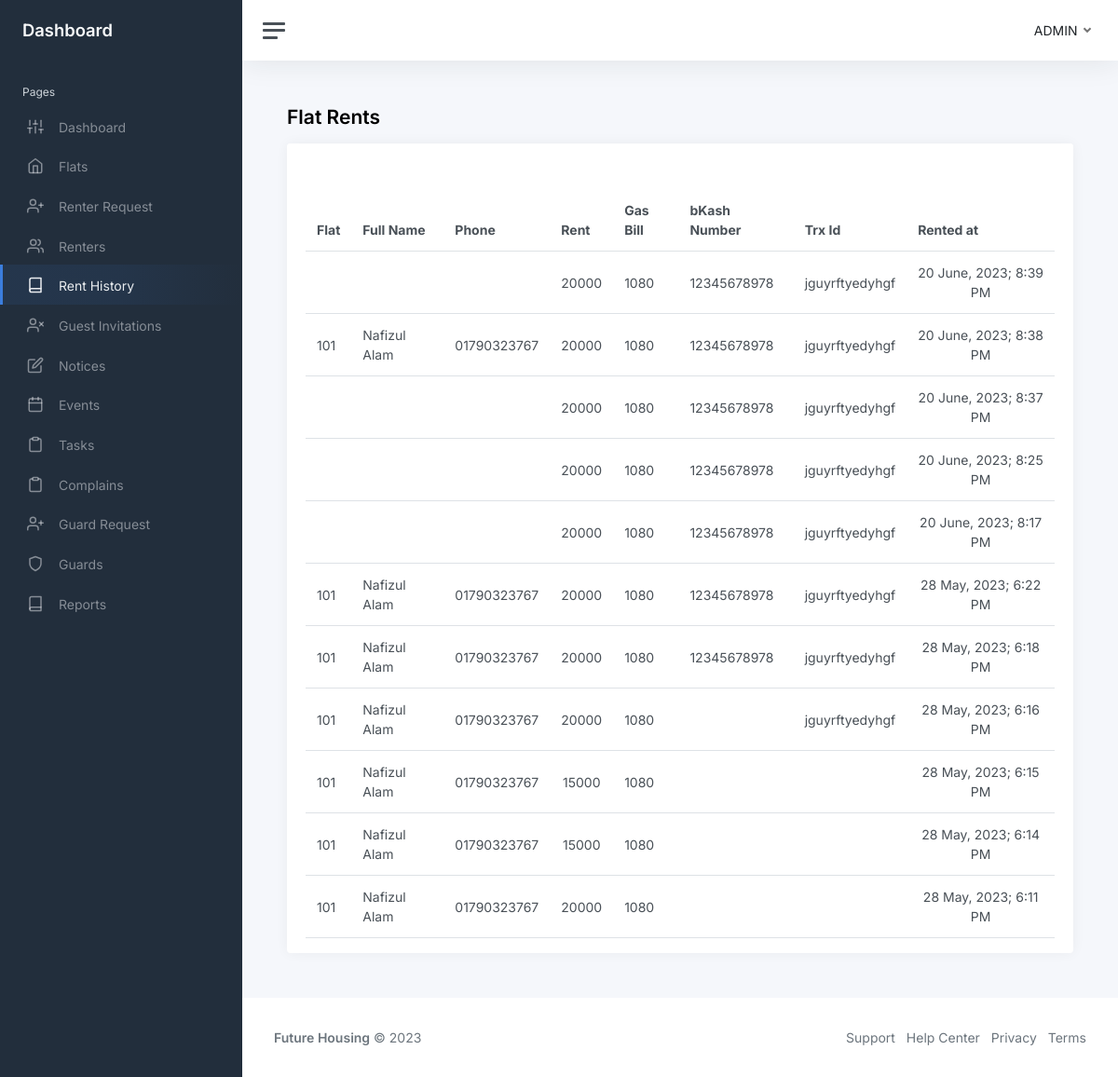
Before: /php/admin/flat-rents.php with the older database file.
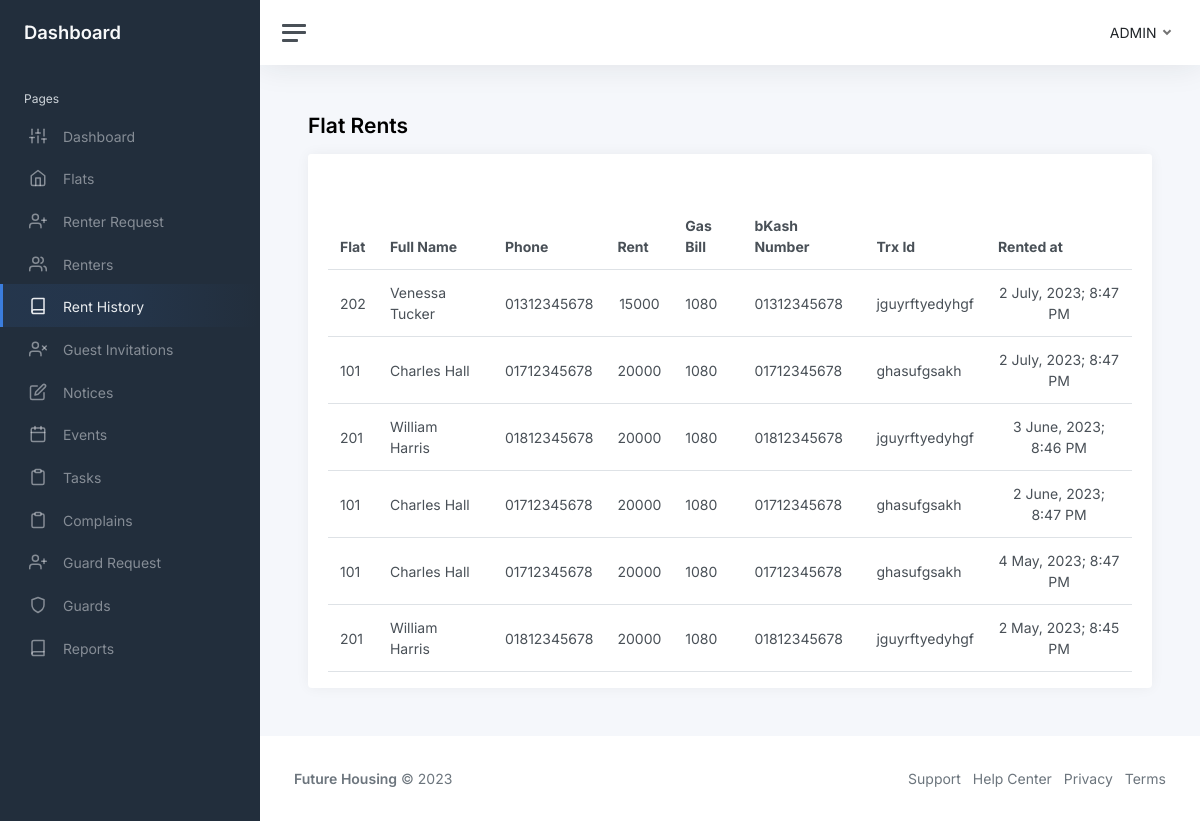
After: the same page with the newer database file.
### tables this page shows
CREATE TABLE `flat_rents` (
  `id` int NOT NULL,
  `flat` varchar(256) DEFAULT NULL,
  `fullname` varchar(256) DEFAULT NULL,
  `phone` varchar(256) DEFAULT NULL,
  `rent` varchar(256) DEFAULT NULL,
  `gas_bill` varchar(256) DEFAULT NULL,
  `bKash_number` varchar(256) DEFAULT NULL,
  `trx_id` varchar(256) DEFAULT NULL,
  `rented_at` datetime NOT NULL DEFAULT CURRENT_TIMESTAMP
);

### php/admin/flat-rents.php (the view, shortened to what this page needs)
<?php
include "../../database.php";
$query = "SELECT * FROM `flat_rents`";
$stmt = $conn->prepare($query);
$result = $stmt->execute();
$flat_rents = array_reverse($stmt->fetchAll());
?>
<!DOCTYPE html>
<html lang="en">
<head>
    <link href="https://cdn.jsdelivr.net/npm/simple-datatables@7.1.2/dist/style.min.css" rel="stylesheet" />
    <link href="../../styles/app.css" rel="stylesheet">
</head>
<body>
    <div class="wrapper">
        <?php include "components/sidebar.php"?>
        <div class="main">
            <?php include "components/navbar.php"?>
            <main class="content">
                <div class="container-fluid p-0">
                    <h1 class="h3 mb-3"><strong>Flat Rents</strong></h1>
                    <div class="row">
                        <div class="col-12 d-flex">
                            <div class="card flex-fill w-100">
                                <div class="card-header">
                                </div>
                                <div class="card-body py-3">
                                    <table id="datatablesSimple" class="table table-hover my-0">
                                        <thead>
                                            <tr>
                                                <th>Flat</th>
                                                <th class="d-none d-md-table-cell">Full Name</th>
                                                <th class="d-none d-md-table-cell">Phone</th>
                                                <th>Rent</th>
                                                <th class="d-none d-md-table-cell">Gas Bill</th>
                                                <th class="d-none d-md-table-cell">bKash Number</th>
                                                <th class="d-none d-md-table-cell">Trx Id</th>
                                                <th>Rented at</th>
                                            </tr>
                                        </thead>
                                        <tbody>
                                            <?php
                                                foreach($flat_rents as $flat_rent):
                                            ?>
                                            <tr>
                                                <td><?= $flat_rent['flat'] ?></td>
                                                <td class="d-none d-md-table-cell"><?= $flat_rent['fullname'] ?></td>
                                                <td class="d-none d-md-table-cell"><?=$flat_rent['phone']?></td>
                                                <td class="text-center"><?=$flat_rent['rent']?></td>
                                                <td class="d-none d-md-table-cell"><?=$flat_rent['gas_bill']?></td>
                                                <td class="d-none d-md-table-cell"><?=$flat_rent['bKash_number']?></td>
                                                <td class="d-none d-md-table-cell"><?=$flat_rent['trx_id']?></td>
                                                <td class="text-center">
                                                    <?=date('j F, Y; g:i A', strtotime($flat_rent['rented_at']))?></td>
                                                <?php
                                                endforeach;
                                            ?>
                                        </tbody>
                                    </table>
                                </div>
                            </div>
                        </div>
                    </div>
                </div>
            </main>
            <footer class="footer">
                <?php include "components/footer.php"?>
            </footer>
        </div>
    </div>
</body>
</html>

Changed rows visible on the page:
removed flat_rents: rent "20000", gas_bill "1080", bKash_number "12345678978", trx "jguyrftyedyhgf", rented_at "20 June, 2023; 8:39 PM"
removed flat_rents: flat "101", fullname "Nafizul Alam", phone "01790323767", rent "20000", gas_bill "1080", bKash_number "12345678978", trx "jguyrftyedyhgf", rented_at "20 June, 2023; 8:38 PM"
removed flat_rents: rent "20000", gas_bill "1080", bKash_number "12345678978", trx "jguyrftyedyhgf", rented_at "20 June, 2023; 8:37 PM"
removed flat_rents: rent "20000", gas_bill "1080", bKash_number "12345678978", trx "jguyrftyedyhgf", rented_at "20 June, 2023; 8:25 PM"
removed flat_rents: rent "20000", gas_bill "1080", bKash_number "12345678978", trx "jguyrftyedyhgf", rented_at "20 June, 2023; 8:17 PM"
changed flat_rents: flat "101" → "202"; fullname "Nafizul Alam" → "Venessa Tucker"; phone "01790323767" → "01312345678"; rent "20000" → "15000"; bKash_number "12345678978" → "01312345678"; rented_at "28 May, 2023; 6:22 PM" → "2 July, 2023; 8:47 PM"
changed flat_rents (number 2 of 6 on the later page): fullname "Nafizul Alam" → "Charles Hall"; phone "01790323767" → "01712345678"; bKash_number "12345678978" → "01712345678"; trx "jguyrftyedyhgf" → "ghasufgsakh"; rented_at "28 May, 2023; 6:18 PM" → "2 July, 2023; 8:47 PM"
changed flat_rents: flat "101" → "201"; fullname "Nafizul Alam" → "William Harris"; phone "01790323767" → "01812345678"; bKash_number (not shown) → "01812345678"; rented_at "28 May, 2023; 6:16 PM" → "3 June, 2023; 8:46 PM"
changed flat_rents: fullname "Nafizul Alam" → "Charles Hall"; phone "01790323767" → "01712345678"; rent "15000" → "20000"; bKash_number (not shown) → "01712345678"; trx (not shown) → "ghasufgsakh"; rented_at "28 May, 2023; 6:15 PM" → "2 June, 2023; 8:47 PM"
changed flat_rents: fullname "Nafizul Alam" → "Charles Hall"; phone "01790323767" → "01712345678"; rent "15000" → "20000"; bKash_number (not shown) → "01712345678"; trx (not shown) → "ghasufgsakh"; rented_at "28 May, 2023; 6:14 PM" → "4 May, 2023; 8:47 PM"
changed flat_rents: flat "101" → "201"; fullname "Nafizul Alam" → "William Harris"; phone "01790323767" → "01812345678"; bKash_number (not shown) → "01812345678"; trx (not shown) → "jguyrftyedyhgf"; rented_at "28 May, 2023; 6:11 PM" → "2 May, 2023; 8:45 PM"
